Frame 1 (no input): blank canvas, image omitted
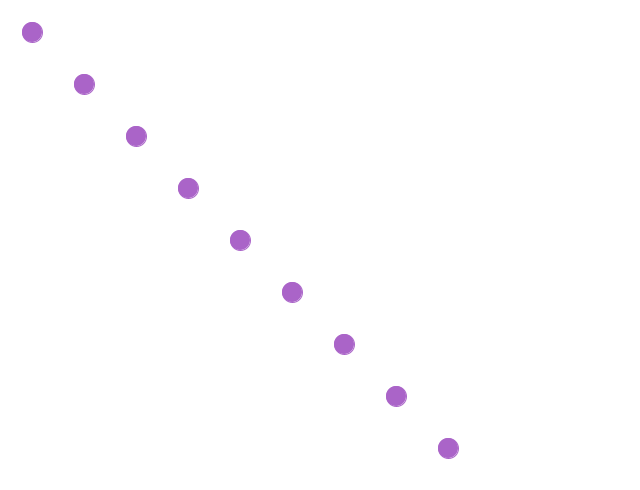
Frame 60 (the mouse pressed at the canvas centre just before this capture)
Frame 120 (the mouse held since frame 60 and released just before this capture): identical to frame 60, image omitted

The Processing sketch that drew this single still picture (run headless with seeded random() and noise(); from frame 60 on, the mouse is pressed at the canvas centre):

// Processing sketch: sketch_10_purple_dots
// ── sketch_10_purple_dots.pde
int x = 500;
int y = 500;
void setup() {
size(640, 490);
background(255);
}
  
void draw() {
ellipse(x, y, 20, 20);
x -= 52;
y -= 52;
fill(170, 100, 200);
stroke(170, 100, 200);
}
